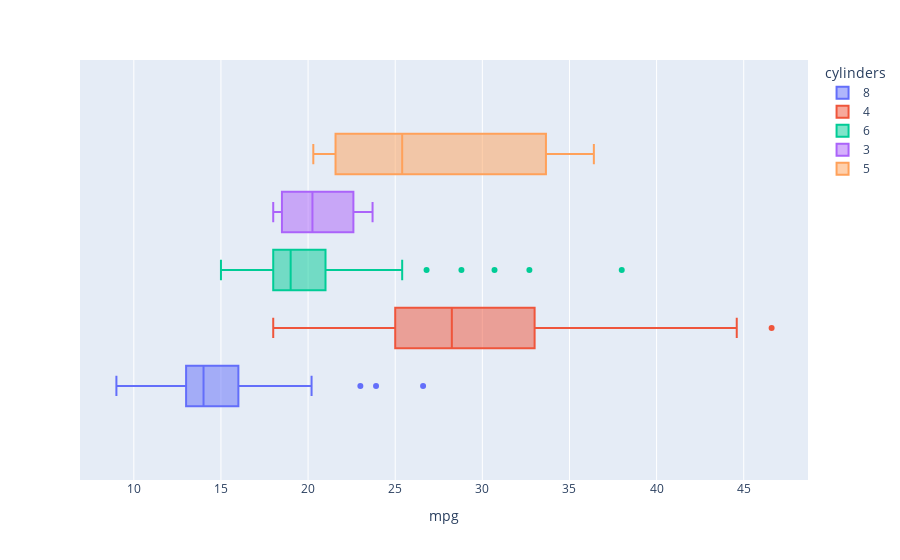

Notebook source saved alongside this figure:
### Code cell
px.box(mpg, x="mpg", color = "cylinders")

### Figure 1 — Plotly figure (JSON) as saved in the notebook; plotly's stock layout.template omitted (floating-point values rounded to 4 significant figures; data arrays with more than 128 entries replaced by an {"elided": "..."} marker saying what was removed)
{"data": [{"alignmentgroup": "True", "hovertemplate": "cylinders=8<br>mpg=%{x}<extra></extra>", "legendgroup": "8", "marker": {"color": "#636efa"}, "name": "8", "notched": false, "offsetgroup": "8", "orientation": "h", "showlegend": true, "type": "box", "x": [18, 15, 18, 16, 17, 15, 14, 14, 14, 15, 15, 14, 15, 14, 10, 10, 11, 9, 14, 14, 14, 14, 12, 13, 13, 13, 14, 15, 14, 17, 11, 13, 12, 13, 15, 13, 13, 14, 13, 14, 13, 14, 15, 12, 13, 13, 14, 13, 12, 13, 11, 12, 13, 12, 15, 16, 15, 11, 16, 13, 14, 14, 14, 16, 15, 16, 14, 20, 13, 17.5, 16, 15.5, 14.5, 13, 16.5, 13, 13, 13, 17.5, 17, 15.5, 15, 16, 15.5, 15.5, 16, 19.9, 19.4, 20.2, 19.2, 18.1, 17.5, 17, 17.6, 16.5, 18.2, 16.9, 15.5, 19.2, 18.5, 23, 23.9, 26.6], "x0": " ", "xaxis": "x", "y0": " ", "yaxis": "y"}, {"alignmentgroup": "True", "hovertemplate": "cylinders=4<br>mpg=%{x}<extra></extra>", "legendgroup": "4", "marker": {"color": "#EF553B"}, "name": "4", "notched": false, "offsetgroup": "4", "orientation": "h", "showlegend": true, "type": "box", "x": {"elided": "204 float values"}, "x0": " ", "xaxis": "x", "y0": " ", "yaxis": "y"}, {"alignmentgroup": "True", "hovertemplate": "cylinders=6<br>mpg=%{x}<extra></extra>", "legendgroup": "6", "marker": {"color": "#00cc96"}, "name": "6", "notched": false, "offsetgroup": "6", "orientation": "h", "showlegend": true, "type": "box", "x": [22, 18, 21, 21, 19, 16, 17, 19, 18, 18, 19, 18, 18, 16, 18, 18, 23, 18, 21, 20, 20, 21, 19, 15, 16, 16, 18, 19, 18, 15, 15, 17, 16, 15, 18, 21, 20, 18, 19, 22, 22, 24, 22.5, 20, 18, 18.5, 17.5, 19, 16.5, 17.5, 20.5, 19, 18.5, 22, 19.2, 20.5, 20.2, 20.5, 19.4, 20.6, 20.8, 18.6, 18.1, 17.7, 17, 16.2, 21.5, 19.8, 20.2, 20.6, 28.8, 26.8, 19.1, 32.7, 23.5, 30.7, 25.4, 24.2, 22.4, 20.2, 17.6, 25, 38, 22], "x0": " ", "xaxis": "x", "y0": " ", "yaxis": "y"}, {"alignmentgroup": "True", "hovertemplate": "cylinders=3<br>mpg=%{x}<extra></extra>", "legendgroup": "3", "marker": {"color": "#ab63fa"}, "name": "3", "notched": false, "offsetgroup": "3", "orientation": "h", "showlegend": true, "type": "box", "x": [19, 18, 21.5, 23.7], "x0": " ", "xaxis": "x", "y0": " ", "yaxis": "y"}, {"alignmentgroup": "True", "hovertemplate": "cylinders=5<br>mpg=%{x}<extra></extra>", "legendgroup": "5", "marker": {"color": "#FFA15A"}, "name": "5", "notched": false, "offsetgroup": "5", "orientation": "h", "showlegend": true, "type": "box", "x": [20.3, 25.4, 36.4], "x0": " ", "xaxis": "x", "y0": " ", "yaxis": "y"}], "layout": {"autosize": true, "boxmode": "group", "legend": {"title": {"text": "cylinders"}, "tracegroupgap": 0}, "margin": {"t": 60}, "xaxis": {"anchor": "y", "autorange": true, "domain": [0, 1], "range": [6.911, 48.69], "title": {"text": "mpg"}, "type": "linear"}, "yaxis": {"anchor": "x", "autorange": true, "domain": [0, 1], "range": [-0.514, 0.514], "type": "category"}}}
